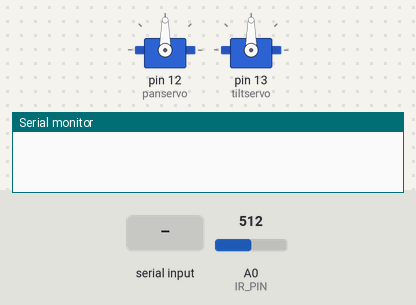
Recording of a sketch running on a simulated Arduino Uno, built with avr-gcc and run on an emulated ATmega328P. Parts: 2 × servo, the last lines printed to the serial monitor. The test bench sets the inputs (shaded band); at power-on: A0 (IR_PIN) = 512.

Above: at 1.2 s.
1.3 s: byte 1 (1) received over Serial
At 1.9 s:
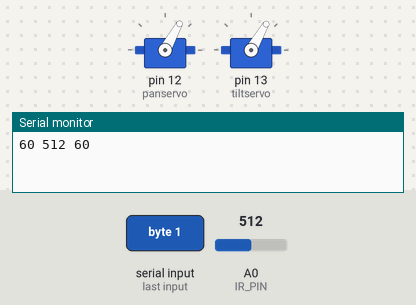
At 9.52 s:
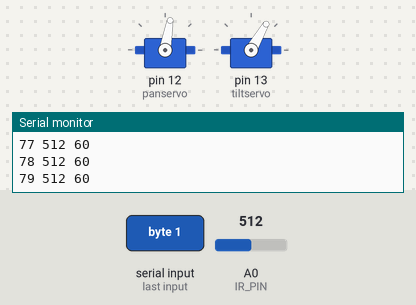
Timing chart, 0 to 19.2 s (numbered marks = the images above; inputs shaded):
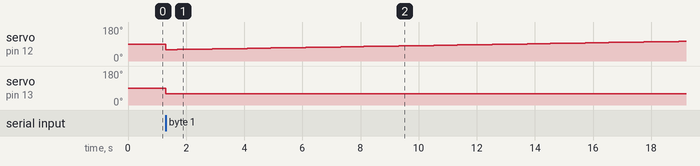

Measured:
- after the input at 1.3 s, servo on pin 12 (panservo): 90° → 60° at once, → 61° 0.40 s later, → 62° 0.40 s later, → 63° 0.40 s later, … (45 changes in this stretch); servo on pin 13 (tiltservo): 90° → 60° at once

The sketch:

scanner2.ino
```cpp
/*Arduino code that runs the 3D scan with 2 IR sensors
 *Author: Hannah Kolano
 *Last updated: 9/24/17
 */

#include <Servo.h>

//set up variables and pins
int ir_value = 0;      //variable for the IR reading
int panpos = 0;        //variable for storing position of the pan servo
int tiltpos = 0;       //variable for storing position of the tilt servo
String result = "";    //string to send to the computer
const byte IR_PIN = A0; //pin of the IR input
byte cmd_id = 0;        //a variable to receive from the python code
int readtotal = 0;

//set up servos
Servo panservo;       //create servo objects
Servo tiltservo;

//code that runs once: set up the pins on the arduino
void setup() {
  panservo.attach(12);        //attaches servo on this pin to the servo object
  tiltservo.attach(13);
  pinMode(IR_PIN, INPUT);     //declares the IR as an input
  Serial.begin(9600);
}

//looping code: waits for the python to be ready and then scans
void loop() {
  int ir_value = analogRead(IR_PIN);

  //see if cmd_id has changed (from the python code)
  if(Serial.available() > 0) {
    cmd_id = Serial.read();
  } else {
    cmd_id = 0;
  }

  //decide what to do with cmd_id
  switch(cmd_id) {

    //if gets a "1" input from python, runs the scan
    case 1:
      for (tiltpos = 60; tiltpos <= 120; tiltpos +=1) {       //goes from 60 to 120
                                                              //in steps of 1
        tiltservo.write(tiltpos);           //tell servo to go to that position
        scanPan();                          //do a horizontal scan at this altitude
        returnPan();                        //return pan servo to original position
      }

    //if nothing has been received, wait
    default:
      delay(15);
  }
}

//moves the scanner in a panning direction, taking measurements along the way
void scanPan() {
  //loops for specified angles
  for (panpos = 60; panpos <= 120; panpos += 1) { //goes from 60-120 in steps of 1
    panservo.write(panpos);                       //move servo to position 'panpos'
    delay(200);                                   //waits 200ms to get there
    //takes 5 measurements of the sensor
    readtotal += analogRead(IR_PIN);              //takes measurement from IR
                                                  //and adds it to a total
    delay(50);                                    //gives time for scan to happen
    readtotal += analogRead(IR_PIN);
    delay(50);
    readtotal += analogRead(IR_PIN);
    delay(50);
    readtotal += analogRead(IR_PIN);
    delay(50);
    readtotal += analogRead(IR_PIN);
    readtotal = readtotal/5;                       //takes average of measurements

    //combine the positions of the motors and the average reading
    result = result + panpos + " " + readtotal + " " + tiltpos;
    Serial.println(result);                     //sends this information to python
    result = "";                                //reset variables
    readtotal = 0;
  }
}

//bring the pan servo back to its original position
void returnPan() {
  for (panpos = 120; panpos >= 60; panpos -= 1) { //go through angles back to start
    panservo.write(panpos);              //move servo through those angles
    delay(15);                       //gives it times to move
  }
}
```
